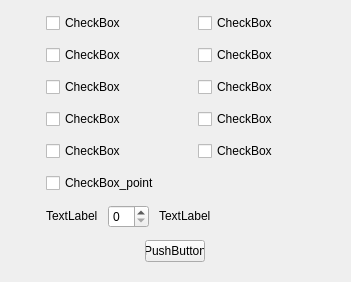
<?xml version="1.0" encoding="UTF-8"?>
<ui version="4.0">
 <class>ExportSettingView</class>
 <widget class="QWidget" name="ExportSettingView">
  <property name="windowModality">
   <enum>Qt::NonModal</enum>
  </property>
  <property name="geometry">
   <rect>
    <x>0</x>
    <y>0</y>
    <width>351</width>
    <height>282</height>
   </rect>
  </property>
  <property name="windowTitle">
   <string>Form</string>
  </property>
  <layout class="QVBoxLayout" name="verticalLayout">
   <property name="spacing">
    <number>10</number>
   </property>
   <item>
    <layout class="QHBoxLayout" name="horizontalLayout">
     <property name="sizeConstraint">
      <enum>QLayout::SetDefaultConstraint</enum>
     </property>
     <property name="leftMargin">
      <number>35</number>
     </property>
     <property name="topMargin">
      <number>0</number>
     </property>
     <property name="rightMargin">
      <number>0</number>
     </property>
     <item>
      <widget class="QCheckBox" name="checkBox_account">
       <property name="sizePolicy">
        <sizepolicy hsizetype="Minimum" vsizetype="Fixed">
         <horstretch>0</horstretch>
         <verstretch>0</verstretch>
        </sizepolicy>
       </property>
       <property name="text">
        <string>CheckBox</string>
       </property>
      </widget>
     </item>
     <item>
      <widget class="QCheckBox" name="checkBox_pwd">
       <property name="sizePolicy">
        <sizepolicy hsizetype="Minimum" vsizetype="Fixed">
         <horstretch>0</horstretch>
         <verstretch>0</verstretch>
        </sizepolicy>
       </property>
       <property name="text">
        <string>CheckBox</string>
       </property>
      </widget>
     </item>
    </layout>
   </item>
   <item>
    <layout class="QHBoxLayout" name="horizontalLayout_3">
     <property name="leftMargin">
      <number>35</number>
     </property>
     <item>
      <widget class="QCheckBox" name="checkBox_phone">
       <property name="text">
        <string>CheckBox</string>
       </property>
      </widget>
     </item>
     <item>
      <widget class="QCheckBox" name="checkBox_role">
       <property name="text">
        <string>CheckBox</string>
       </property>
      </widget>
     </item>
    </layout>
   </item>
   <item>
    <layout class="QHBoxLayout" name="horizontalLayout_4">
     <property name="leftMargin">
      <number>35</number>
     </property>
     <item alignment="Qt::AlignLeft">
      <widget class="QCheckBox" name="checkBox_roleName">
       <property name="text">
        <string>CheckBox</string>
       </property>
      </widget>
     </item>
     <item>
      <widget class="QCheckBox" name="checkBox_roleCount">
       <property name="text">
        <string>CheckBox</string>
       </property>
      </widget>
     </item>
    </layout>
   </item>
   <item>
    <layout class="QHBoxLayout" name="horizontalLayout_5">
     <property name="leftMargin">
      <number>35</number>
     </property>
     <item>
      <widget class="QCheckBox" name="checkBox_identity">
       <property name="text">
        <string>CheckBox</string>
       </property>
      </widget>
     </item>
     <item>
      <widget class="QCheckBox" name="checkBox_ban">
       <property name="text">
        <string>CheckBox</string>
       </property>
      </widget>
     </item>
    </layout>
   </item>
   <item>
    <layout class="QHBoxLayout" name="horizontalLayout_2">
     <property name="leftMargin">
      <number>35</number>
     </property>
     <item>
      <widget class="QCheckBox" name="checkBox_zhicai">
       <property name="text">
        <string>CheckBox</string>
       </property>
      </widget>
     </item>
     <item>
      <widget class="QCheckBox" name="checkBox_score">
       <property name="text">
        <string>CheckBox</string>
       </property>
      </widget>
     </item>
    </layout>
   </item>
   <item>
    <layout class="QHBoxLayout" name="horizontalLayout_7">
     <property name="leftMargin">
      <number>35</number>
     </property>
     <item>
      <widget class="QCheckBox" name="checkBox_point">
       <property name="text">
        <string>CheckBox_point</string>
       </property>
      </widget>
     </item>
    </layout>
   </item>
   <item>
    <layout class="QHBoxLayout" name="horizontalLayout_6">
     <property name="leftMargin">
      <number>35</number>
     </property>
     <item>
      <widget class="QLabel" name="label_level1">
       <property name="sizePolicy">
        <sizepolicy hsizetype="Fixed" vsizetype="Fixed">
         <horstretch>0</horstretch>
         <verstretch>0</verstretch>
        </sizepolicy>
       </property>
       <property name="text">
        <string>TextLabel</string>
       </property>
      </widget>
     </item>
     <item>
      <widget class="QSpinBox" name="spinBox_level">
       <property name="sizePolicy">
        <sizepolicy hsizetype="Fixed" vsizetype="Fixed">
         <horstretch>0</horstretch>
         <verstretch>0</verstretch>
        </sizepolicy>
       </property>
      </widget>
     </item>
     <item>
      <widget class="QLabel" name="label_level2">
       <property name="enabled">
        <bool>true</bool>
       </property>
       <property name="sizePolicy">
        <sizepolicy hsizetype="Preferred" vsizetype="Fixed">
         <horstretch>0</horstretch>
         <verstretch>0</verstretch>
        </sizepolicy>
       </property>
       <property name="text">
        <string>TextLabel</string>
       </property>
      </widget>
     </item>
    </layout>
   </item>
   <item alignment="Qt::AlignHCenter">
    <widget class="QPushButton" name="btn_ok">
     <property name="minimumSize">
      <size>
       <width>60</width>
       <height>0</height>
      </size>
     </property>
     <property name="maximumSize">
      <size>
       <width>60</width>
       <height>16777215</height>
      </size>
     </property>
     <property name="layoutDirection">
      <enum>Qt::LeftToRight</enum>
     </property>
     <property name="text">
      <string>PushButton</string>
     </property>
    </widget>
   </item>
  </layout>
 </widget>
 <resources/>
 <connections/>
</ui>
